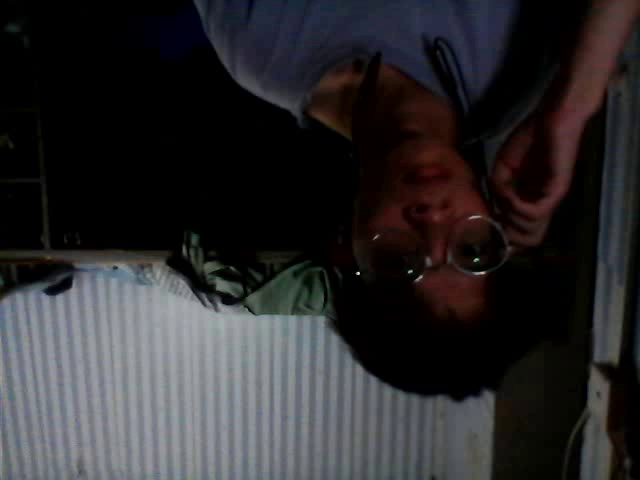
#> input picture frame 0 of Opencv/机器学习/Captrue部分/0.mp4, 640 x 480 px, given in place of slow.flv, which was not available
$ python 'Lucas-Kanade 光流算法.py'
#> lines starting #> are read from the running program, lines starting #| are printed output that depends on the picture; after the words box and inside, x2 and y2 are one past the last pixel; in counts of white or black regions, pixels touching at a corner belong together; pictures that were not available may be replaced by others from this repository, and a replacement may not be noted
import numpy as np
import cv2 as cv
cap = cv.VideoCapture('slow.flv')
# ShiTomasi 角点检测的参数
feature_params = dict( maxCorners = 100,
                       qualityLevel = 0.3,
                       minDistance = 7,
                       blockSize = 7 )
# Lucas-Kanade 光流算法的参数
lk_params = dict( winSize  = (15,15),
                  maxLevel = 2,
                  criteria = (cv.TERM_CRITERIA_EPS | cv.TERM_CRITERIA_COUNT, 10, 0.03))
# 创建一组随机颜色数
color = np.random.randint(0,255,(100,3))
# 取第一帧并寻找角点
ret, old_frame = cap.read()
#> old_frame is the input picture: shape (480, 640, 3); mean B, G, R 44.7, 42.6, 44.1
old_gray = cv.cvtColor(old_frame, cv.COLOR_BGR2GRAY)
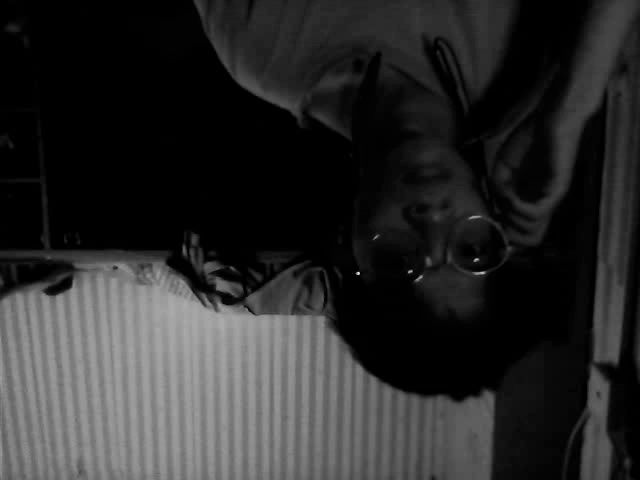
#> old_gray: shape (480, 640); min 0, max 234, mean 43.3
p0 = cv.goodFeaturesToTrack(old_gray, mask = None, **feature_params)
#> p0 = [[357, 272], [410, 271], [476, 260]]
# 创建绘制轨迹用的遮罩图层
mask = np.zeros_like(old_frame)
while(1):
    ret,frame = cap.read()
    frame_gray = cv.cvtColor(frame, cv.COLOR_BGR2GRAY)
    # 计算光流
    p1, st, err = cv.calcOpticalFlowPyrLK(old_gray, frame_gray, p0, None, **lk_params)
#> p1 = [[355.6, 272.3], [408.5, 270.9], [475.2, 260.9]]; st = [1, 1, 1]; err = [6.24, 3.63, 4.29]
    # 选取最佳始末点
    good_new = p1[st==1]
#> good_new = [[355.6, 272.3], [408.5, 270.9], [475.2, 260.9]]
    good_old = p0[st==1]
#> good_old = [[357, 272], [410, 271], [476, 260]]
    # 绘制轨迹
    for i,(new,old) in enumerate(zip(good_new,good_old)):
        a,b = new.ravel()
        c,d = old.ravel()
        mask = cv.line(mask, (a,b),(c,d), color[i].tolist(), 2)
        frame = cv.circle(frame,(a,b),5,color[i].tolist(),-1)
#> this loop made 3 passes
#> (a, b, c, d) on passes 1 to 3: (355.6, 272.3, 357, 272), (408.5, 270.9, 410, 271), (475.2, 260.9, 476, 260)
#> pass 2, `frame = cv.circle(frame,(a,b),5,color[i].tolist(),-1)`:
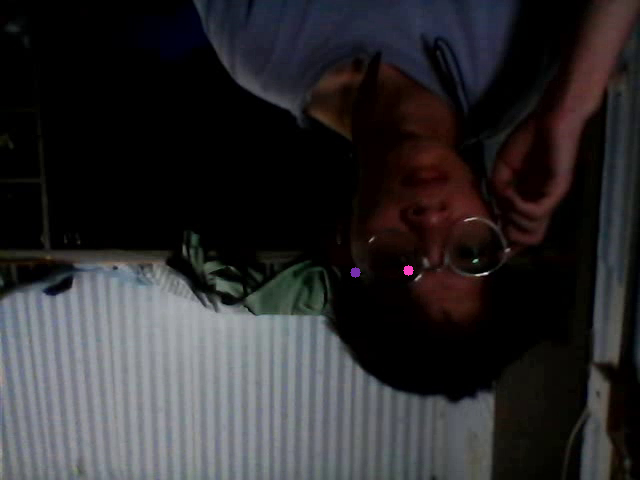
#> frame: shape (480, 640, 3); mean B, G, R 44.6, 42.6, 44.1
#> after the loop: frame: shape (480, 640, 3); 0.03% of pixels changed, all inside (x1, y1, x2, y2) = (470, 255, 481, 266)
#> after the loop: mask: shape (480, 640, 3); mean of channels 0, 1, 2 0, 0, 0
    img = cv.add(frame,mask)
    cv.imshow('frame',img)
    k = cv.waitKey(30) & 0xff
#> (key Esc is pressed here)
    if k == 27:
        break
    # 更新选取帧与特征点
    old_gray = frame_gray.copy()
    p0 = good_new.reshape(-1,1,2)
cv.destroyAllWindows()
cap.release()

# 计算稠密光流
import cv2 as cv
import numpy as np
cap = cv.VideoCapture("vtest.avi")
ret, frame1 = cap.read()
prvs = cv.cvtColor(frame1,cv.COLOR_BGR2GRAY)
hsv = np.zeros_like(frame1)
hsv[...,1] = 255
while(1):
    ret, frame2 = cap.read()
    next = cv.cvtColor(frame2,cv.COLOR_BGR2GRAY)
    flow = cv.calcOpticalFlowFarneback(prvs,next, None, 0.5, 3, 15, 3, 5, 1.2, 0)
    mag, ang = cv.cartToPolar(flow[...,0], flow[...,1])
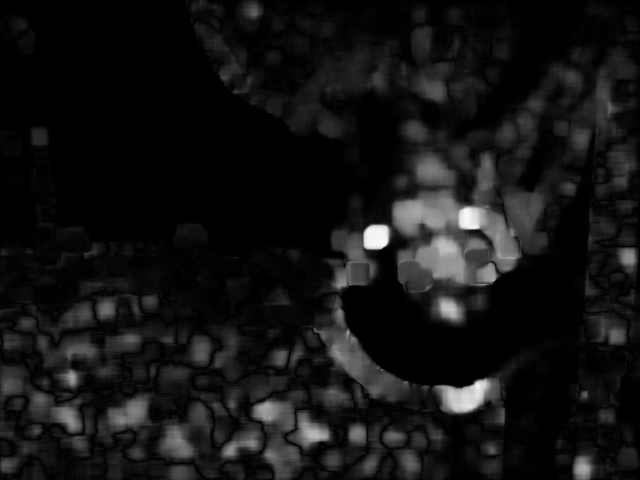
#> mag: shape (480, 640) float32; min 0, max 5.36, mean 0.421; drawn with min black and max white
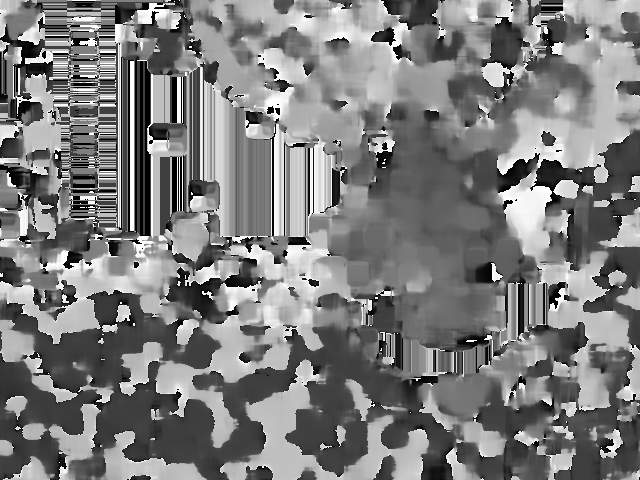
#> ang: shape (480, 640) float32; min 8.74e-23, max 6.28, mean 3.09; drawn with min black and max white
    hsv[...,0] = ang*180/np.pi/2
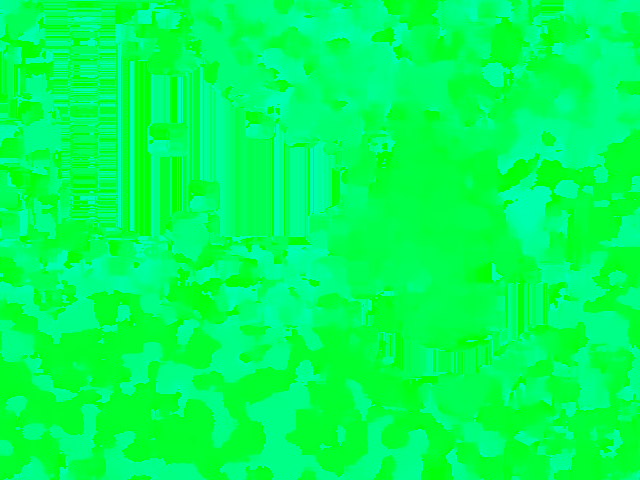
#> hsv: shape (480, 640, 3); mean of channels 0, 1, 2 87.9, 255, 0; drawn as B, G, R
    hsv[...,2] = cv.normalize(mag,None,0,255,cv.NORM_MINMAX)
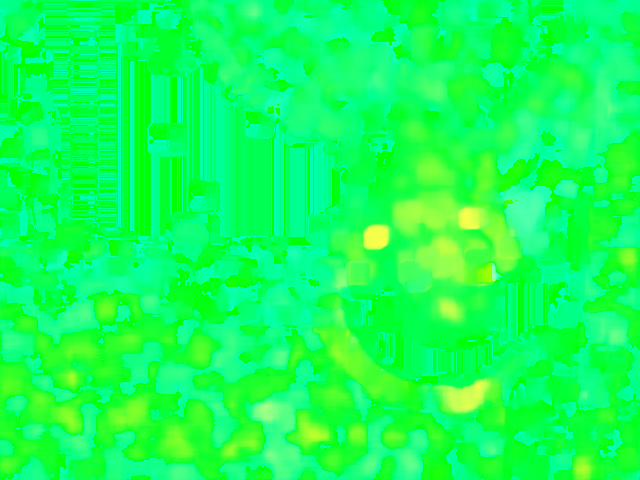
#> hsv: shape (480, 640, 3); mean of channels 0, 1, 2 87.9, 255, 19.7; drawn as B, G, R
    bgr = cv.cvtColor(hsv,cv.COLOR_HSV2BGR)
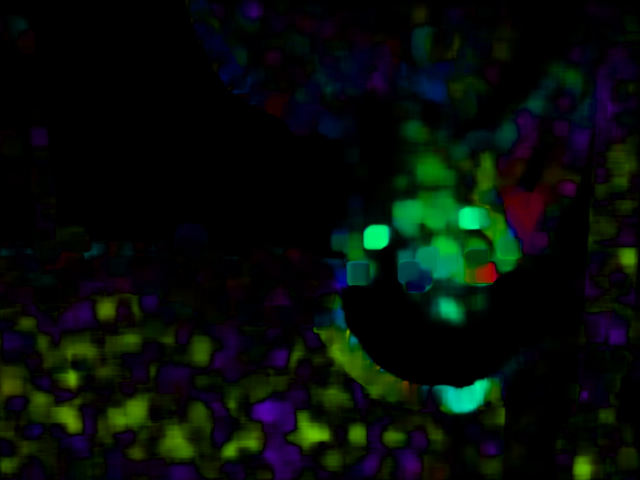
#> bgr: shape (480, 640, 3); mean B, G, R 8.6, 13.8, 6.2
    cv.imshow('frame2',bgr)
    k = cv.waitKey(30) & 0xff
#> (key Esc is pressed here)
    if k == 27:
        break
    elif k == ord('s'):
        cv.imwrite('opticalfb.png',frame2)
        cv.imwrite('opticalhsv.png',bgr)
    prvs = next
cap.release()
cv.destroyAllWindows()
